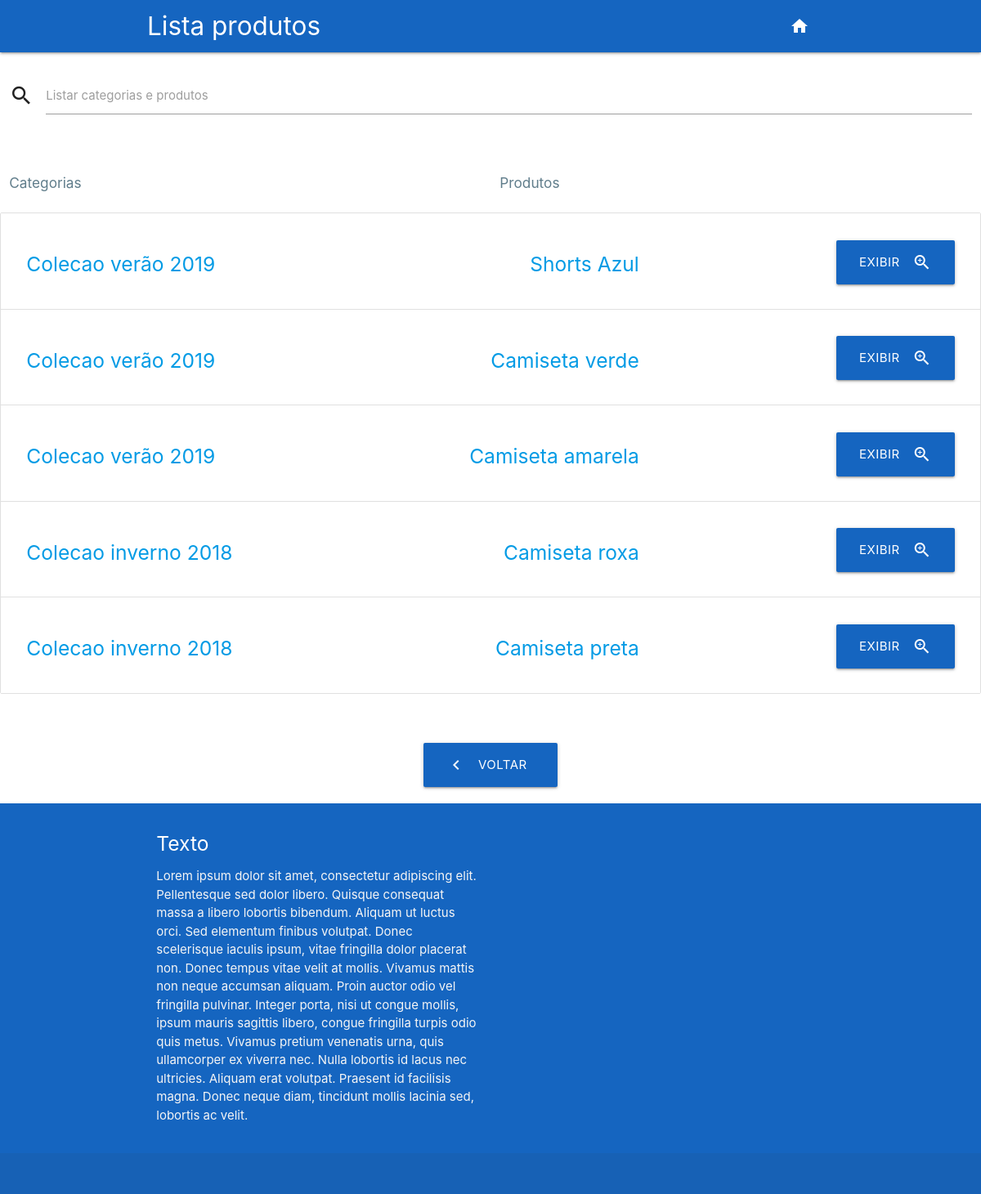
/produtos.php, run on the app's committed database.
### tables this page shows
CREATE TABLE `produtos` (
  `id_produto` int(2) NOT NULL AUTO_INCREMENT,
  `nome_produto` varchar(90) NOT NULL,
  `categoria_produto` varchar(90) NOT NULL,
  `descricao_produto` varchar(90) NOT NULL,
  PRIMARY KEY (`id_produto`)
);

### titles.php (called while the page is built, shortened)
<?php
$title_Products = "Lista produtos";

### produtos_c.php (the view, shortened to what this page needs)
<div class="section no-pad-bot" id="index-banner">
    <div id="produtos">
        <div class="row">
            <form class="col s12">
                <div class="row">
                    <div class="input-field col s12">
                        <i class="material-icons prefix">search</i>
                        <input id="icon_prefix" type="text" class="validate search">
                        <label for="icon_prefix">Listar categorias e produtos</label>
                    </div></div></form></div>
        <div class="row">
            <div class="col s6"><h6 class="left blue-grey-text header">Categorias</h6></div>
            <div class="col s6"><h6 class="left blue-grey-text header">Produtos</h6></div>
        </div>
        <ul class="list collection animated bounceInUp">
            <?php
            $stmt = $DB_con->prepare('SELECT descricao_produto, id_produto, nome_produto, categoria_produto FROM produtos ORDER BY id_produto DESC');
            $stmt->execute();
            if($stmt->rowCount() > 0)
            {
            while($row=$stmt->fetch(PDO::FETCH_ASSOC))
            {
            extract($row);
            ?>
            <li style="list-style-type: none;" class="collection-item">
                <div class="row lista-produto">
                    <a href="produto.php?view_id=<?php echo $row['id_produto']; ?>">
                        <div class="col s4 listas-d-produtos"><br>
                            <h5 class="left categoria-produto produto"><?php echo utf8_encode($categoria_produto) ;?></h5>
                        </div>
                        <div class="col s4 listas-d-produtos"><br>
                            <h5 class="right nome-produto categoria"><?php echo utf8_encode($nome_produto) ;?></h5>
                        </div>
                        <div class="col s4 listas-d-produtos"><br>
                                    <span style="margin-bottom: 0" class="btn-large waves-effect waves-light blue darken-3 right white-text">
                                    Exibir
                                    <i class="material-icons right">zoom_in</i>
                                    </span>
                        </div>
                    </a>
                </div>
            </li>
            <?php
            }?>
        </ul>
    </div>
    <?php
    }
    else
    {
        ?>
        <div class="row">
            <span>&nbsp; Nenhum dado localizado em tempo de execução</span>
        </div>
    <?php
    }
    ?>
        <br><br>
        <div class="row center">
            <a href="/sistema" class="round btn-large waves-effect waves-light blue darken-3">
                <i class="material-icons left large">chevron_left</i>
                Voltar &nbsp;
            </a>
        </div>
    </div>

### header.php (shortened to what this page needs)
<?php
require_once 'titles.php';
?>
<!DOCTYPE html>
<html lang="pt-br">
<head>
    <link href="css/materialize.css" type="text/css" rel="stylesheet" media="screen,projection"/>
    <link href="css/style.css" type="text/css" rel="stylesheet" media="screen,projection"/>
    <link href="https://cdnjs.cloudflare.com/ajax/libs/animate.css/3.7.0/animate.css" type="text/css" rel="stylesheet"/>
    <link href="css/geral.css" type="text/css" rel="stylesheet"/>
</head>

### produtos.php (shortened to what this page needs)
<?php
require_once 'header.php';
require_once 'titles.php';
require_once 'conexao.php';
?>
<body>
<nav class="blue darken-3" role="navigation">
    <div class="nav-wrapper container">
        <a id="logo-container" href="#" class="brand-logo">
         <?php echo $title_Products ;?>
        </a>
        <?php require_once "nav_menu.php" ;?>
    </div>
</nav>
<?php require_once "produtos_c.php" ;?>
<?php
require_once "footer.php"
;?>
</body>
</html>

### nav_menu.php (shortened to what this page needs)
<ul class="right hide-on-med-and-down">
    <li><a href="index.php"><i class="material-icons large left">home</i></a></li>
</ul>

### footer.php (shortened to what this page needs)
<footer class="page-footer blue darken-3">
    <div class="container">
        <div class="row">
            <div class="col l6 s12">
                <h5 class="white-text">Texto</h5>
                <p class="grey-text text-lighten-4">
                    Lorem ipsum dolor sit amet, consectetur adipiscing elit. Pellentesque sed dolor libero. Quisque consequat massa a libero lobortis bibendum. Aliquam ut luctus orci. Sed elementum finibus volutpat. Donec scelerisque iaculis ipsum, vitae fringilla dolor placerat non. Donec tempus vitae velit at mollis. Vivamus mattis non neque accumsan aliquam. Proin auctor odio vel fringilla pulvinar. Integer porta, nisi ut congue mollis, ipsum mauris sagittis libero, congue fringilla turpis odio quis metus. Vivamus pretium venenatis urna, quis ullamcorper ex viverra nec. Nulla lobortis id lacus nec ultricies. Aliquam erat volutpat. Praesent id facilisis magna. Donec neque diam, tincidunt mollis lacinia sed, lobortis ac velit.
                </p>
            </div>
        </div>
    </div>
    <div class="footer-copyright">
    </div>
</footer>

### css/geral.css (style rules this page uses)
ul li { list-style-type: none; }

### data on the page
produtos: categoria_produto "Colecao verão 2019", nome_produto "Shorts Azul"
produtos: categoria_produto "Colecao verão 2019", nome_produto "Camiseta verde"
produtos: categoria_produto "Colecao verão 2019", nome_produto "Camiseta amarela"
produtos: categoria_produto "Colecao inverno 2018", nome_produto "Camiseta roxa"
produtos: categoria_produto "Colecao inverno 2018", nome_produto "Camiseta preta"

### other printed values
$title_Products "Lista produtos"
